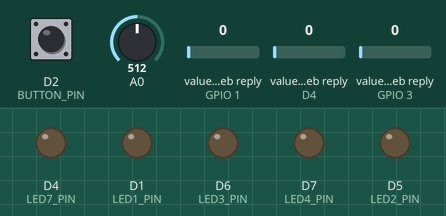
The sketch below on a simulated ESP8266 (NodeMCU). On the bench: output pins drawn as LEDs (lit = HIGH). The test bench sets the inputs (shaded band); at power-on: value in the web reply (sensors on GPIO 1, D4, GPIO 3) 0, D2 (BUTTON_PIN) LOW, A0 = 512. WiFi joins after 1.5 s; servers stay silent unless stated; web services answer with replies made up by the test bench; what the sketch prints to the serial monitor is not drawn.

Above: at 2.8 s.
2.9 s: value in the web reply (sensor on GPIO 1) set to 2
16.9 s: D2 (BUTTON_PIN) pulled HIGH for 1 s
At 18.8 s:
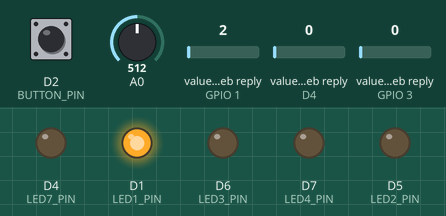
19.4 s: value in the web reply (sensor on D4) set to 2
At 33.3 s:
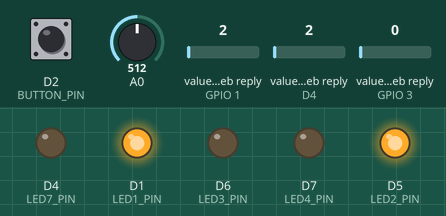
33.4 s: value in the web reply (sensor on GPIO 3) set to 2
47.4 s: D2 (BUTTON_PIN) pulled HIGH for 0.15 s
At 49.8 s:
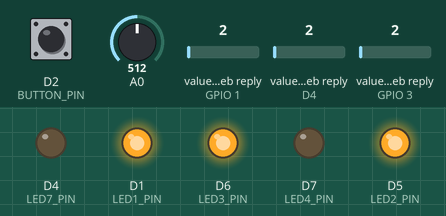
50.4 s: D2 (BUTTON_PIN) pulled HIGH for 0.15 s
Timing chart, 0 to 53.0 s (numbered marks = the images above; inputs shaded):
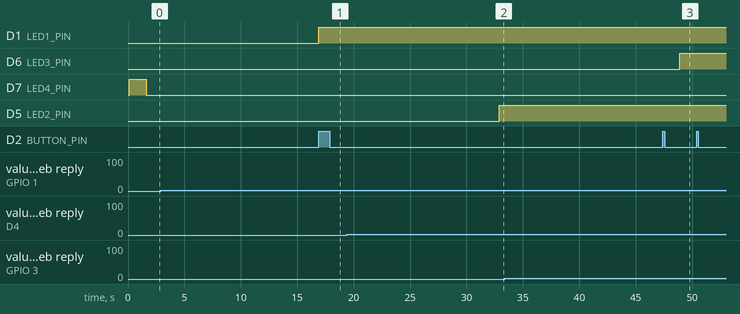

The sketch:

esp8266_thingspeak.ino
```cpp
#include <ESP8266WiFi.h>
#include "ThingSpeak.h"

const char* ssid = "TP-LINK_6B6C";
const char* password = "07567902";

#define CHANNEL_ID1 3010991
const char* WRITE_API_KEY1 = "JZTKGG4S7ELIOD15";
#define CHANNEL_ID2 3015544
const char* WRITE_API_KEY2 = "V2MJGA7INPFLS39G";

#define LED1_PIN D1   // io5
#define LED2_PIN D5   // io14
#define LED3_PIN D6   // io12
#define BUTTON_PIN D2 // io4
#define LED4_PIN D7   // io13
#define LED7_PIN D4   // io2

unsigned long lastUploadTime = 0;
unsigned long lastReadTime = 0;
const unsigned long uploadInterval = 16000;  // 15 giây
const unsigned long readInterval = 16000;    // 15 giây
int led7_trangthai = LOW;
WiFiClient client;

void setup() {
  Serial.begin(115200);
  delay(100);
  pinMode(LED1_PIN, OUTPUT);    digitalWrite(LED1_PIN, LOW);
  pinMode(LED2_PIN, OUTPUT);    digitalWrite(LED2_PIN, LOW);
  pinMode(LED3_PIN, OUTPUT);    digitalWrite(LED3_PIN, LOW);
  pinMode(BUTTON_PIN, INPUT);   // dùng INPUT, đúng với pull-down
  pinMode(LED4_PIN, OUTPUT);    digitalWrite(LED4_PIN, HIGH);  // LOGIC ĐẢO: HIGH = OFF, LOW = ON
  pinMode(LED7_PIN, OUTPUT);    digitalWrite(LED7_PIN, LOW);

  WiFi.begin(ssid, password);
  while (WiFi.status() != WL_CONNECTED) {
    delay(500);
  }

  ThingSpeak.begin(client);
}

void loop() {
  // 1. Đọc nút
  static int prevBtn = 0;
  static int pushedFlag = 0;
  int btn = digitalRead(BUTTON_PIN);
  if (btn == 1 && prevBtn == 0) {
    pushedFlag = 1;
    Serial.print("c ");
    digitalWrite(LED4_PIN, HIGH);
  } else {
    digitalWrite(LED4_PIN, LOW);
  }
  prevBtn = btn;

  // 2. Đọc từ ThingSpeak
  if (millis() - lastReadTime >= readInterval) {
    lastReadTime = millis();
    int led1 = ThingSpeak.readIntField(CHANNEL_ID1, 1);
    int led2 = ThingSpeak.readIntField(CHANNEL_ID1, 2);
    int led3 = ThingSpeak.readIntField(CHANNEL_ID1, 3);
    if (!isnan(led1)) digitalWrite(LED1_PIN, led1);
    if (!isnan(led2)) digitalWrite(LED2_PIN, led2);
    if (!isnan(led3)) digitalWrite(LED3_PIN, led3);
  }

  // 3. Gửi dữ liệu lên ThingSpeak
  if (millis() - lastUploadTime >= uploadInterval) {
    lastUploadTime = millis();
    int adcValue = analogRead(A0);
    ThingSpeak.setField(4, adcValue);
    ThingSpeak.setField(5, pushedFlag);
    for (int i = 1; i <= 3; i++) {
      int pin = (i == 1) ? LED1_PIN : (i == 2) ? LED2_PIN : LED3_PIN;
      ThingSpeak.setField(i, digitalRead(pin));
    }
    ThingSpeak.writeFields(CHANNEL_ID1, WRITE_API_KEY1);
    int adcValue1 = analogRead(A0);
    ThingSpeak.setField(4, adcValue);
    ThingSpeak.setField(5, pushedFlag);
    for (int i = 1; i <= 3; i++) {
      int pin = (i == 1) ? LED1_PIN : (i == 2) ? LED2_PIN : LED3_PIN;
      ThingSpeak.setField(i, digitalRead(pin));
    }
    ThingSpeak.writeFields(CHANNEL_ID2, WRITE_API_KEY2);
    pushedFlag = 0;
  }
}
```

Measured:
- after the input at 2.9 s, every drawn part: stays the same
- after the input at 19.4 s, D5 (LED2_PIN): LOW → HIGH after 13.5 s
- after the input at 33.4 s, every drawn part: stays the same
